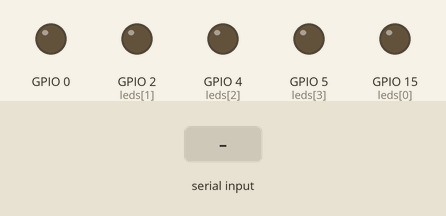
This sketch was run on a simulated ESP32. Shown: output pins drawn as LEDs (lit = HIGH). The test bench sets the inputs (shaded band). Nothing arrives over Bluetooth unless stated.

Above: at 1.2 s.
1.3 s: "!UP" received over the second serial link
At 3.1 s:
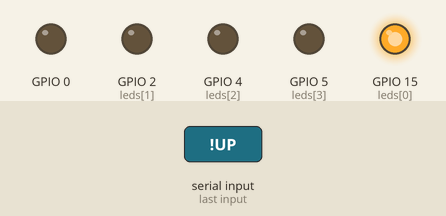
4.3 s: "!DOWN" received over the second serial link
At 6.1 s:
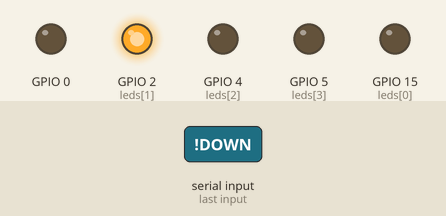
7.3 s: "!LEFT" received over the second serial link
At 9.0 s:
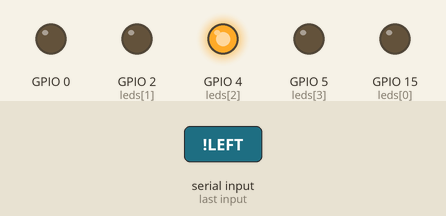
10.3 s: "!RIGHT" received over the second serial link
At 12.1 s:
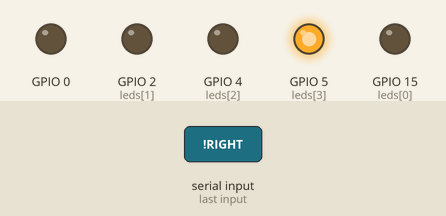
Timing chart, 0 to 13.8 s (numbered marks = the images above; inputs shaded):
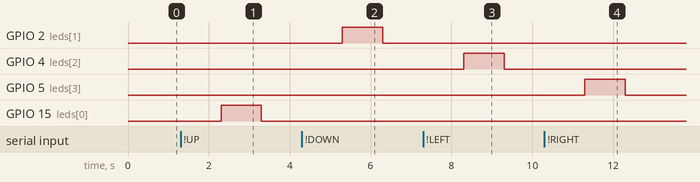

The sketch:

main.ino
```cpp
#include "BluetoothSerial.h"
BluetoothSerial SerialBT;

#define PC_SERIAL_BAUDRATE  9600
#define BT_SERIAL_BAUDRATE  9600

int leds[4] = {15, 2, 4, 5};

void setup()
{

    Serial.begin(9600);
    SerialBT.begin("LudESP32");
    for (int i = 0; i < sizeof(leds); i++)
    {
        pinMode(leds[i], OUTPUT);
    }
}

void loop()
{
    for (int i = 0; i < sizeof(leds); i++)
    {
        digitalWrite(leds[i], LOW);
    }
    if (SerialBT.available())
    {
        String command = SerialBT.readString();
        command.trim();
        if (command == "!UP")
        {
            digitalWrite(leds[0], HIGH);
            delay(1000);
        }
        else if (command == "!DOWN")
        {
            digitalWrite(leds[1], HIGH);
            delay(1000);
        }
        else if (command == "!LEFT")
        {
            digitalWrite(leds[2], HIGH);
            delay(1000);
        }
        else if (command == "!RIGHT")
        {
            digitalWrite(leds[3], HIGH);
            delay(1000);
        }
    }
}
```

Measured:
- after the input at 1.3 s, GPIO 15 (leds[0]): LOW → HIGH after 1.0 s, → LOW 1.0 s later
- after the input at 4.3 s, GPIO 2 (leds[1]): LOW → HIGH after 1.0 s, → LOW 1.0 s later
- after the input at 7.3 s, GPIO 4 (leds[2]): LOW → HIGH after 1.0 s, → LOW 1.0 s later
- after the input at 10.3 s, GPIO 5 (leds[3]): LOW → HIGH after 1.0 s, → LOW 1.0 s later
